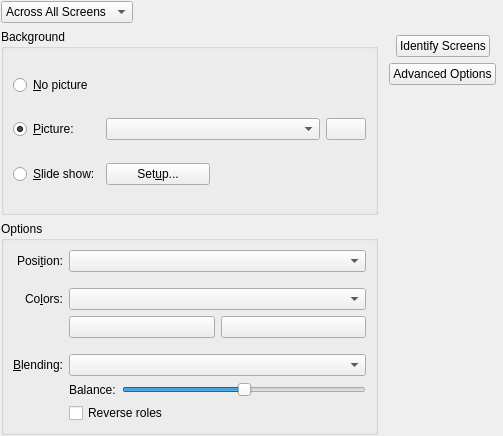
<?xml version="1.0" encoding="UTF-8"?>
<ui version="4.0">
 <class>BGDialog_UI</class>
 <widget class="QWidget" name="BGDialog_UI">
  <property name="geometry">
   <rect>
    <x>0</x>
    <y>0</y>
    <width>503</width>
    <height>436</height>
   </rect>
  </property>
  <layout class="QGridLayout">
   <property name="margin">
    <number>1</number>
   </property>
   <item row="0" column="1" colspan="3">
    <spacer name="Spacer37">
     <property name="orientation">
      <enum>Qt::Horizontal</enum>
     </property>
     <property name="sizeType">
      <enum>QSizePolicy::Expanding</enum>
     </property>
     <property name="sizeHint" stdset="0">
      <size>
       <width>0</width>
       <height>0</height>
      </size>
     </property>
    </spacer>
   </item>
   <item row="1" column="3" rowspan="2">
    <layout class="QVBoxLayout">
     <item>
      <widget class="QWidget" name="m_screenArrangement" native="true">
       <property name="sizePolicy">
        <sizepolicy hsizetype="Fixed" vsizetype="Minimum">
         <horstretch>0</horstretch>
         <verstretch>0</verstretch>
        </sizepolicy>
       </property>
       <property name="minimumSize">
        <size>
         <width>100</width>
         <height>0</height>
        </size>
       </property>
      </widget>
     </item>
     <item>
      <layout class="QVBoxLayout">
       <item>
        <layout class="QHBoxLayout">
         <item>
          <spacer name="spacer800">
           <property name="orientation">
            <enum>Qt::Horizontal</enum>
           </property>
           <property name="sizeType">
            <enum>QSizePolicy::Minimum</enum>
           </property>
           <property name="sizeHint" stdset="0">
            <size>
             <width>4</width>
             <height>20</height>
            </size>
           </property>
          </spacer>
         </item>
         <item>
          <widget class="QPushButton" name="m_buttonIdentifyScreens">
           <property name="sizePolicy">
            <sizepolicy hsizetype="Fixed" vsizetype="Fixed">
             <horstretch>0</horstretch>
             <verstretch>0</verstretch>
            </sizepolicy>
           </property>
           <property name="whatsThis">
            <string>Click this button to show the identifying number for each screen.</string>
           </property>
           <property name="text">
            <string>Identify Screens</string>
           </property>
          </widget>
         </item>
         <item>
          <spacer name="spacer810">
           <property name="orientation">
            <enum>Qt::Horizontal</enum>
           </property>
           <property name="sizeType">
            <enum>QSizePolicy::Minimum</enum>
           </property>
           <property name="sizeHint" stdset="0">
            <size>
             <width>4</width>
             <height>20</height>
            </size>
           </property>
          </spacer>
         </item>
        </layout>
       </item>
       <item>
        <layout class="QHBoxLayout">
         <item>
          <spacer name="spacer80">
           <property name="orientation">
            <enum>Qt::Horizontal</enum>
           </property>
           <property name="sizeType">
            <enum>QSizePolicy::Minimum</enum>
           </property>
           <property name="sizeHint" stdset="0">
            <size>
             <width>4</width>
             <height>20</height>
            </size>
           </property>
          </spacer>
         </item>
         <item>
          <widget class="QPushButton" name="m_buttonAdvanced">
           <property name="sizePolicy">
            <sizepolicy hsizetype="Fixed" vsizetype="Fixed">
             <horstretch>0</horstretch>
             <verstretch>0</verstretch>
            </sizepolicy>
           </property>
           <property name="whatsThis">
            <string>Click this button to set the icon text colors and shadow, set up a program to run for the background picture or control the size of the background cache.</string>
           </property>
           <property name="text">
            <string>Advanced Options</string>
           </property>
          </widget>
         </item>
         <item>
          <spacer name="spacer81">
           <property name="orientation">
            <enum>Qt::Horizontal</enum>
           </property>
           <property name="sizeType">
            <enum>QSizePolicy::Minimum</enum>
           </property>
           <property name="sizeHint" stdset="0">
            <size>
             <width>4</width>
             <height>20</height>
            </size>
           </property>
          </spacer>
         </item>
        </layout>
       </item>
       <item>
        <layout class="QHBoxLayout">
         <item>
          <spacer name="spacer801">
           <property name="orientation">
            <enum>Qt::Horizontal</enum>
           </property>
           <property name="sizeType">
            <enum>QSizePolicy::Minimum</enum>
           </property>
           <property name="sizeHint" stdset="0">
            <size>
             <width>4</width>
             <height>20</height>
            </size>
           </property>
          </spacer>
         </item>
         <item>
          <spacer name="spacer811">
           <property name="orientation">
            <enum>Qt::Horizontal</enum>
           </property>
           <property name="sizeType">
            <enum>QSizePolicy::Minimum</enum>
           </property>
           <property name="sizeHint" stdset="0">
            <size>
             <width>4</width>
             <height>20</height>
            </size>
           </property>
          </spacer>
         </item>
        </layout>
       </item>
      </layout>
     </item>
     <item>
      <spacer name="spacer13">
       <property name="orientation">
        <enum>Qt::Vertical</enum>
       </property>
       <property name="sizeType">
        <enum>QSizePolicy::MinimumExpanding</enum>
       </property>
       <property name="sizeHint" stdset="0">
        <size>
         <width>20</width>
         <height>0</height>
        </size>
       </property>
      </spacer>
     </item>
    </layout>
   </item>
   <item row="2" column="0" colspan="3">
    <widget class="QGroupBox" name="groupBox3">
     <property name="title">
      <string>Options</string>
     </property>
     <layout class="QGridLayout">
      <item row="0" column="0">
       <widget class="QLabel" name="m_lblWallpaperPos">
        <property name="whatsThis">
         <string>&lt;qt&gt;You can choose here how a background picture is shown on the desktop:
&lt;ul&gt;
&lt;li&gt;&lt;em&gt;Centered:&lt;/em&gt; Center the picture on the desktop.&lt;/li&gt;
 &lt;li&gt;&lt;em&gt;Tiled:&lt;/em&gt; Tile the picture beginning at the top left of the desktop, so the desktop is totally covered up.&lt;/li&gt;
&lt;li&gt;&lt;em&gt;Center Tiled:&lt;/em&gt; Center the picture on the desktop and then tile around it so that the background is totally covered up.&lt;/li&gt;
&lt;li&gt;&lt;em&gt;Centered Maxpect:&lt;/em&gt; Magnify the picture without distorting it until it fills either the width or height of the desktop, and then center it on the desktop.&lt;/li&gt;
&lt;li&gt;&lt;em&gt;Scaled:&lt;/em&gt; Magnify the picture, until the entire desktop is covered. This may result in some distortion of the picture.&lt;/li&gt;
&lt;li&gt;&lt;em&gt;Centered Auto Fit:&lt;/em&gt; If the picture fits the desktop this mode works like the Centered option. If the picture is larger than the desktop it is scaled down to fit while keeping the aspect ratio.&lt;/li&gt;
&lt;li&gt;&lt;em&gt;Scale and Crop:&lt;/em&gt; Magnify the picture without distorting it until it fills both the width and height of the desktop (cropping the picture if necessary), and then center it on the desktop.&lt;/li&gt;
&lt;/ul&gt;&lt;/qt&gt;</string>
        </property>
        <property name="text">
         <string>Posi&amp;tion:</string>
        </property>
        <property name="alignment">
         <set>Qt::AlignRight|Qt::AlignTrailing|Qt::AlignVCenter</set>
        </property>
        <property name="wordWrap">
         <bool>false</bool>
        </property>
        <property name="buddy">
         <cstring>m_comboWallpaperPos</cstring>
        </property>
       </widget>
      </item>
      <item row="5" column="1">
       <widget class="QComboBox" name="m_comboBlend">
        <property name="whatsThis">
         <string>If you have selected to use a background picture you can choose various methods of blending the background colors with the picture. The default option of &quot;No Blending&quot; means that the picture simply obscures the background colors below.</string>
        </property>
       </widget>
      </item>
      <item row="3" column="1">
       <layout class="QHBoxLayout">
        <item>
         <widget class="KColorButton" name="m_colorPrimary">
          <property name="whatsThis">
           <string>Click to choose the primary background color.</string>
          </property>
          <property name="text">
           <string/>
          </property>
         </widget>
        </item>
        <item>
         <widget class="KColorButton" name="m_colorSecondary">
          <property name="whatsThis">
           <string>Click to choose the secondary background color. If no secondary color is required by the pattern selected this button will be disabled.</string>
          </property>
          <property name="text">
           <string/>
          </property>
         </widget>
        </item>
       </layout>
      </item>
      <item row="2" column="0">
       <widget class="QLabel" name="m_lblColors">
        <property name="text">
         <string>Co&amp;lors:</string>
        </property>
        <property name="alignment">
         <set>Qt::AlignRight|Qt::AlignTrailing|Qt::AlignVCenter</set>
        </property>
        <property name="wordWrap">
         <bool>false</bool>
        </property>
        <property name="buddy">
         <cstring>m_comboPattern</cstring>
        </property>
       </widget>
      </item>
      <item row="5" column="0">
       <widget class="QLabel" name="m_lblBlending">
        <property name="text">
         <string>&amp;Blending:</string>
        </property>
        <property name="alignment">
         <set>Qt::AlignRight|Qt::AlignTrailing|Qt::AlignVCenter</set>
        </property>
        <property name="wordWrap">
         <bool>false</bool>
        </property>
        <property name="buddy">
         <cstring>m_comboBlend</cstring>
        </property>
       </widget>
      </item>
      <item row="6" column="1">
       <layout class="QHBoxLayout">
        <item>
         <widget class="QLabel" name="m_lblBlendBalance">
          <property name="whatsThis">
           <string>You can use this slider to control the degree of blending. You can experiment by moving the slider and looking at the effects in the preview image.</string>
          </property>
          <property name="text">
           <string>Balance:</string>
          </property>
          <property name="wordWrap">
           <bool>false</bool>
          </property>
          <property name="buddy">
           <cstring>m_sliderBlend</cstring>
          </property>
         </widget>
        </item>
        <item>
         <widget class="QSlider" name="m_sliderBlend">
          <property name="whatsThis">
           <string>You can use this slider to control the degree of blending. You can experiment by moving the slider and looking at the effects in the preview image.</string>
          </property>
          <property name="minimum">
           <number>-20</number>
          </property>
          <property name="maximum">
           <number>20</number>
          </property>
          <property name="pageStep">
           <number>1</number>
          </property>
          <property name="orientation">
           <enum>Qt::Horizontal</enum>
          </property>
          <property name="tickPosition">
           <enum>QSlider::NoTicks</enum>
          </property>
          <property name="tickInterval">
           <number>10</number>
          </property>
         </widget>
        </item>
       </layout>
      </item>
      <item row="7" column="1">
       <widget class="QCheckBox" name="m_cbBlendReverse">
        <property name="whatsThis">
         <string>For some types of blending, you can reverse the role of the background and the picture by checking this option.</string>
        </property>
        <property name="text">
         <string>Reverse roles</string>
        </property>
       </widget>
      </item>
      <item row="2" column="1">
       <widget class="QComboBox" name="m_comboPattern">
        <property name="sizePolicy">
         <sizepolicy hsizetype="Minimum" vsizetype="Fixed">
          <horstretch>1</horstretch>
          <verstretch>0</verstretch>
         </sizepolicy>
        </property>
       </widget>
      </item>
      <item row="1" column="1">
       <spacer name="spacer6_2_2">
        <property name="orientation">
         <enum>Qt::Vertical</enum>
        </property>
        <property name="sizeType">
         <enum>QSizePolicy::Fixed</enum>
        </property>
        <property name="sizeHint" stdset="0">
         <size>
          <width>120</width>
          <height>10</height>
         </size>
        </property>
       </spacer>
      </item>
      <item row="4" column="1">
       <spacer name="spacer6_2">
        <property name="orientation">
         <enum>Qt::Vertical</enum>
        </property>
        <property name="sizeType">
         <enum>QSizePolicy::Fixed</enum>
        </property>
        <property name="sizeHint" stdset="0">
         <size>
          <width>130</width>
          <height>10</height>
         </size>
        </property>
       </spacer>
      </item>
      <item row="0" column="1">
       <widget class="QComboBox" name="m_comboWallpaperPos">
        <property name="toolTip">
         <string/>
        </property>
        <property name="whatsThis">
         <string>&lt;qt&gt;You can choose here how a background picture is shown on the desktop:
&lt;ul&gt;
&lt;li&gt;&lt;em&gt;Centered:&lt;/em&gt; Center the picture on the desktop.&lt;/li&gt;
 &lt;li&gt;&lt;em&gt;Tiled:&lt;/em&gt; Tile the picture beginning at the top left of the desktop, so the desktop is totally covered up.&lt;/li&gt;
&lt;li&gt;&lt;em&gt;Center Tiled:&lt;/em&gt; Center the picture on the desktop and then tile around it so that the background is totally covered up.&lt;/li&gt;
&lt;li&gt;&lt;em&gt;Centered Maxpect:&lt;/em&gt; Magnify the picture without distorting it until it fills either the width or height of the desktop, and then center it on the desktop.&lt;/li&gt;
&lt;li&gt;&lt;em&gt;Scaled:&lt;/em&gt; Magnify the picture, until the entire desktop is covered. This may result in some distortion of the picture.&lt;/li&gt;
&lt;li&gt;&lt;em&gt;Centered Auto Fit:&lt;/em&gt; If the picture fits the desktop this mode works like the Centered option. If the picture is larger than the desktop it is scaled down to fit while keeping the aspect ratio.&lt;/li&gt;
&lt;li&gt;&lt;em&gt;Scale and Crop:&lt;/em&gt; Magnify the picture without distorting it until it fills both the width and height of the desktop (cropping the picture if necessary), and then center it on the desktop.&lt;/li&gt;
&lt;/ul&gt;&lt;/qt&gt;</string>
        </property>
       </widget>
      </item>
     </layout>
    </widget>
   </item>
   <item row="1" column="0" colspan="3">
    <widget class="KButtonGroup" name="m_buttonGroupBackground">
     <property name="title">
      <string>Background</string>
     </property>
     <layout class="QGridLayout">
      <item row="0" column="0">
       <widget class="QRadioButton" name="m_radioNoPicture">
        <property name="toolTip">
         <string>No picture, color only</string>
        </property>
        <property name="text">
         <string>&amp;No picture</string>
        </property>
       </widget>
      </item>
      <item row="2" column="0">
       <widget class="QRadioButton" name="m_radioSlideShow">
        <property name="text">
         <string>&amp;Slide show:</string>
        </property>
       </widget>
      </item>
      <item row="1" column="0">
       <widget class="QRadioButton" name="m_radioPicture">
        <property name="text">
         <string>&amp;Picture:</string>
        </property>
        <property name="checked">
         <bool>true</bool>
        </property>
       </widget>
      </item>
      <item row="0" column="1" colspan="3">
       <spacer name="spacer20">
        <property name="orientation">
         <enum>Qt::Horizontal</enum>
        </property>
        <property name="sizeType">
         <enum>QSizePolicy::Expanding</enum>
        </property>
        <property name="sizeHint" stdset="0">
         <size>
          <width>260</width>
          <height>20</height>
         </size>
        </property>
       </spacer>
      </item>
      <item row="2" column="1">
       <widget class="QPushButton" name="m_buttonSetupWallpapers">
        <property name="whatsThis">
         <string>Click this button to select a set of images to be used as background pictures. One picture at a time will be shown for a specified amount of time, after which another image from the set will be shown. Images can be shown at random or in the order you specify them.</string>
        </property>
        <property name="text">
         <string>Set&amp;up...</string>
        </property>
       </widget>
      </item>
      <item row="2" column="2" colspan="2">
       <spacer name="spacer19">
        <property name="orientation">
         <enum>Qt::Horizontal</enum>
        </property>
        <property name="sizeType">
         <enum>QSizePolicy::Expanding</enum>
        </property>
        <property name="sizeHint" stdset="0">
         <size>
          <width>110</width>
          <height>16</height>
         </size>
        </property>
       </spacer>
      </item>
      <item row="1" column="3">
       <widget class="QPushButton" name="m_urlWallpaperButton">
        <property name="sizePolicy">
         <sizepolicy hsizetype="Fixed" vsizetype="Fixed">
          <horstretch>0</horstretch>
          <verstretch>0</verstretch>
         </sizepolicy>
        </property>
        <property name="text">
         <string/>
        </property>
       </widget>
      </item>
      <item row="1" column="1" colspan="2">
       <widget class="KComboBox" name="m_urlWallpaperBox">
        <property name="sizePolicy">
         <sizepolicy hsizetype="Preferred" vsizetype="Fixed">
          <horstretch>0</horstretch>
          <verstretch>0</verstretch>
         </sizepolicy>
        </property>
       </widget>
      </item>
     </layout>
    </widget>
   </item>
   <item row="0" column="0">
    <widget class="KComboBox" name="m_comboScreen">
     <property name="enabled">
      <bool>true</bool>
     </property>
     <property name="sizePolicy">
      <sizepolicy hsizetype="Fixed" vsizetype="Fixed">
       <horstretch>0</horstretch>
       <verstretch>0</verstretch>
      </sizepolicy>
     </property>
     <property name="whatsThis">
      <string>Choose the screen you wish to configure the background for from this list.</string>
     </property>
     <item>
      <property name="text">
       <string>Across All Screens</string>
      </property>
     </item>
     <item>
      <property name="text">
       <string>On Each Screen</string>
      </property>
     </item>
    </widget>
   </item>
  </layout>
 </widget>
  <customwidgets>
  <customwidget>
   <class>KButtonGroup</class>
   <extends>QGroupBox</extends>
   <header>kbuttongroup.h</header>
   <container>1</container>
  </customwidget>
  <customwidget>
   <class>KColorButton</class>
   <extends>QPushButton</extends>
   <header>kcolorbutton.h</header>
  </customwidget>
  <customwidget>
   <class>KComboBox</class>
   <extends>QComboBox</extends>
   <header>kcombobox.h</header>
  </customwidget>
 </customwidgets>
 <tabstops>
  <tabstop>m_radioPicture</tabstop>
  <tabstop>m_urlWallpaperBox</tabstop>
  <tabstop>m_urlWallpaperButton</tabstop>
  <tabstop>m_buttonSetupWallpapers</tabstop>
  <tabstop>m_comboWallpaperPos</tabstop>
  <tabstop>m_comboPattern</tabstop>
  <tabstop>m_colorPrimary</tabstop>
  <tabstop>m_colorSecondary</tabstop>
  <tabstop>m_comboBlend</tabstop>
  <tabstop>m_sliderBlend</tabstop>
  <tabstop>m_cbBlendReverse</tabstop>
  <tabstop>m_buttonAdvanced</tabstop>
 </tabstops>
 <includes>
  <include location="global">kcolorbutton.h</include>
  <include location="global">kcombobox.h</include>
  <include location="local">kcombobox.h</include>
  <include location="local">kcolorbutton.h</include>
  <include location="local">kcolorbutton.h</include>
  <include location="local">kcombobox.h</include>
 </includes>
 <resources/>
 <connections>
  <connection>
   <sender>m_buttonGroupBackground</sender>
   <signal>toggled(bool)</signal>
   <receiver>groupBox3</receiver>
   <slot>setEnabled(bool)</slot>
   <hints>
    <hint type="sourcelabel">
     <x>20</x>
     <y>20</y>
    </hint>
    <hint type="destinationlabel">
     <x>20</x>
     <y>20</y>
    </hint>
   </hints>
  </connection>
 </connections>
</ui>
